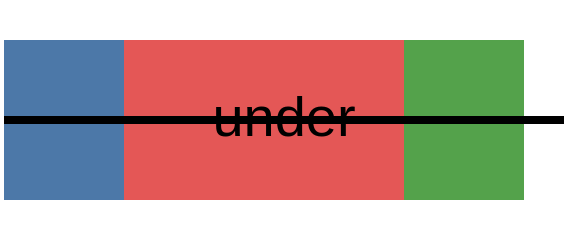

Source (Vega-Lite JSON):
### Vega specification from a JSON file in a GitHub repository (floating-point values rounded to 4 significant figures)
{"$schema": "https://vega.github.io/schema/vega/v6.json", "description": "Static per-item `zindex` on overlapping marks. The audit asked (Q4) how reachable this is from a compiled scene and whether it is on-screen wrongness or SVG-only machinery: it is a plain encode channel, it reorders painting, and the marks here overlap so the order is what the picture is. A text mark sunk under the rects and a rule raised over them cover the negative and the cross-marktype cases.", "width": 140, "height": 60, "padding": 0, "data": [{"name": "t", "values": [{"i": 0, "z": 0, "c": "#4c78a8"}, {"i": 1, "z": 5, "c": "#e45756"}, {"i": 2, "z": 0, "c": "#54a24b"}]}], "marks": [{"type": "rect", "name": "stack", "from": {"data": "t"}, "encode": {"update": {"x": {"signal": "datum.i * 30"}, "width": {"value": 70}, "y": {"value": 10}, "height": {"value": 40}, "fill": {"field": "c"}, "zindex": {"field": "z"}}}}, {"type": "text", "name": "sunk", "encode": {"update": {"x": {"value": 70}, "y": {"value": 34}, "align": {"value": "center"}, "text": {"value": "under"}, "fontSize": {"value": 14}, "fill": {"value": "#000"}, "zindex": {"value": -1}}}}, {"type": "rule", "name": "raised", "encode": {"update": {"x": {"value": 0}, "x2": {"value": 140}, "y": {"value": 30}, "y2": {"value": 30}, "stroke": {"value": "#000"}, "strokeWidth": {"value": 2}, "zindex": {"value": 9}}}}]}
